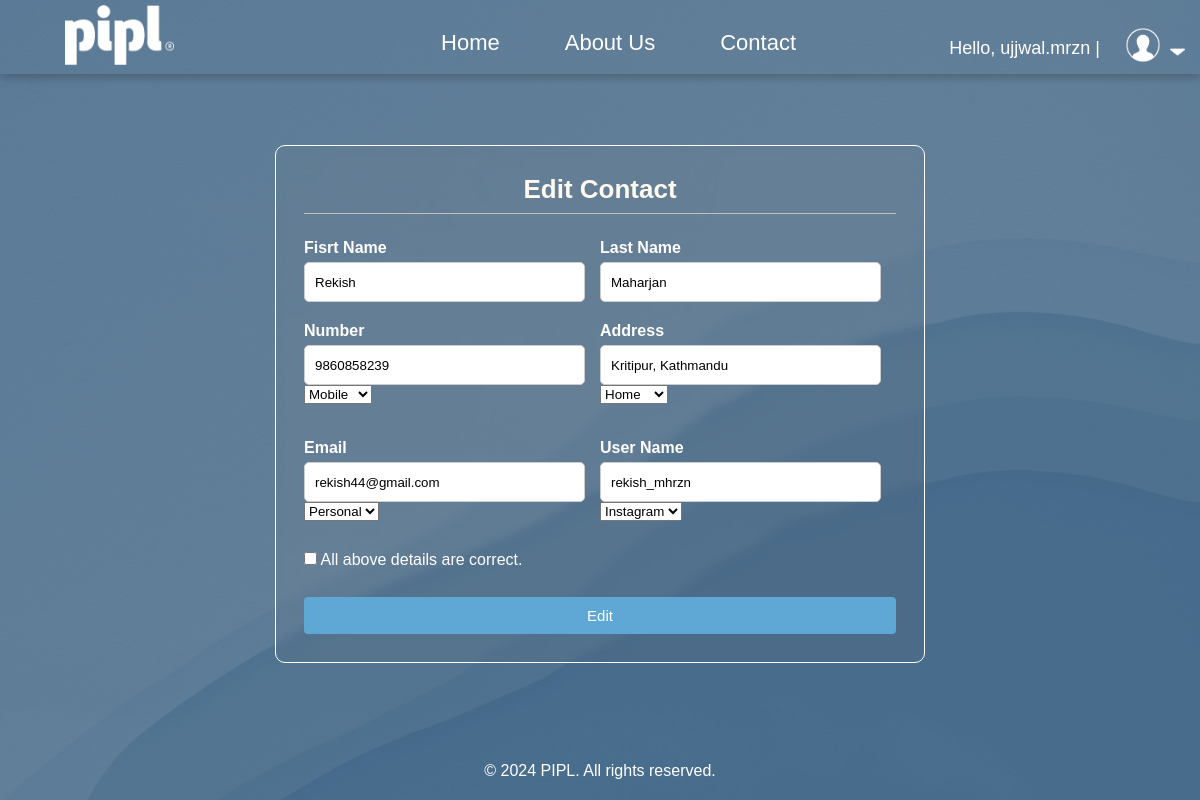
The page /edit/200 (signed in) on the database its author committed.
### accounts/models.py (models this page shows, shortened)
class Person(models.Model):
    id = models.AutoField(primary_key=True)
    first_name = models.CharField(max_length=20 , null=True)
    last_name = models.CharField(max_length=15 , null=True)
    phone = models.ForeignKey(Phone, null=True , on_delete= models.SET_NULL)
    address = models.ForeignKey(Address, null=True , on_delete= models.SET_NULL)
    email = models.ForeignKey(Email, null=True , on_delete= models.SET_NULL)
    media = models.ForeignKey(SocialMedia, null=True , on_delete= models.SET_NULL)

class Phone(models.Model):
    TYPE = (
        ('Home' , 'Home'),
        ('Mobile' , 'Mobile'),
        ('Office' , 'Office'),
        ('College' , 'College'),
    )
    Number = models.IntegerField( null=True )
    Number_type = models.CharField(max_length=200 , null=True , choices=TYPE )

class Address(models.Model):
    TYPE = (
        ('Home' , 'Home'),
        ('Office' , 'Office'),
        ('College' , 'College')
    )
    Address = models.CharField(max_length=200 , null=True)
    Address_type= models.CharField(max_length=200 , null=True , choices=TYPE )

class Email(models.Model):
    TYPE = (
        ('Home' , 'Home'),
        ('Personal' , 'Personal'),
        ('Office' , 'Office'),
        ('College' , 'College')
    )
    email = models.CharField(max_length=200 , null=True)
    email_type = models.CharField(max_length=200 , null=True , choices=TYPE )

class SocialMedia(models.Model):
    APP = (
        ('Facebook' , 'Facebook'),
        ('Instagram' , 'Instagram'),
        ('Twitter' , 'Twitter'),
        ('Linkdin' , 'Linkdlin'),
        ('Snapchat' , 'Snapchat'),
        ('WeChat' , 'WeChat'),
        ('Discord' , 'Discord'),
    )
    User_Name = models.CharField(max_length=200 , null=True)
    Linked_App = models.CharField(max_length=200 , null=True , choices=APP )

### accounts/decorators.py (the view)
        def wrapper_func(request, *args, **kwargs):
            group = None
            if request.user.groups.exists():
                group = request.user.groups.all()[0].name
            if group in allowed_roles:
                return view_func(request, *args, **kwargs)
            else:
                return HttpResponse('You are not authorized to view this page')

### PhoneBook/context_processors.py (called while the page is built)
def current_year(request):
    return {
        'current_year': datetime.now().year
    }

### accounts/views.py (called while the page is built, shortened)
@login_required(login_url='login')
@allowed_users(allowed_roles=['admin'])
def edit(request,pk):
    detail=Person.objects.get(id=pk)
    return render(request,'accounts/edit.html',{'detail': detail})

### accounts/templates/accounts/edit.html (shortened to what this page needs)
<!DOCTYPE html>
<html lang="en">
<head>
  <link rel="stylesheet" href="/static/css/edit.css">
</head>
<body>
<nav class="navbar-container">
  <div class="logo">
      <a href="/home">
          <img src="/static/pip.png" alt="Logo">
      </a>
  </div>
  <div class="nav-content">
      <a href="/home">Home</a>
      <a href="/about">About Us</a>
      <a href="/contact">Contact</a>
  </div>
  <div class="logout-container">
      <span class="hello-msg">Hello, {{request.user}} |</span>
  </div>
  <div class="user-container" onclick="toggleMenu()">
      <img src="/static/pppp.png" class="user-pic" alt="User Picture">
      <img src="/static/dropdown.png" class="dropdown-arrow" alt="Dropdown Arrow">
  </div>
</nav>
<div class="box">
<div class="cointainer">
    <form action="" method="post">
      <h2>Edit Contact</h2>
      <div class="content">
        <div class="input-box">
          <label for="firstname">Fisrt Name</label>
          <input type="text" value="{{detail.first_name}}"  id="fname" name="fname" required>
        </div>
        <div class="input-box">
          <label for="lastname">Last Name</label>
          <input type="text" value="{{detail.last_name}}" id="lname" name="lname" required>
        </div>
        <div class="input-box">
          <label for="number">Number</label>
          <input type="tel" value="{{detail.phone.Number}}" id="number" name="number" required>
          <div class="input-box">
            <div class="select-box">
            <select id="Number_type" id="ntype" name="ntype" required>
              <option>{{detail.phone.Number_type}}</option>
            </select>
            </div>
            </div>
        </div>
        <div class="input-box">
          <label for="address">Address</label>
          <input type="text" value="{{detail.address.Address}}" id="address" name="address" required>
          <div class="input-box">
          <div class="select-box">
            <select id="atype"  name="atype" required>
              <option>{{detail.address.Address_type}}</option>
            </select>
            </div>
          </div>
        </div>
        <div class="input-box">
          <label for="email">Email</label>
          <input type="email"  class="no-capitalize" value="{{detail.email.email}}"  id="emai"  name="email">
          <div class="input-box">
            <div class="select-box">
            <select id="etype" name="etype">
              <option>{{detail.email.email_type}}</option>
            </select>
            </div>
            </div>
        </div>
        <div class="input-box">
          <label for="username">User Name</label>
          <input type="username" class="no-capitalize" value="{{detail.media.User_Name}}"  id="uname" name="uname" >
        <div class="input-box">
        <div class="select-box">
        <select id="mtype" name="mtype">
          <option>{{detail.media.Linked_App}}</option>
        </select>
        </div>
      </div>
    </div>
        <div class="form-check">
          <input class="form-check-input" type="checkbox" value="" id="invalidCheck2" required>
          <label class="form-check-label" for="invalidCheck2">
            All above details are correct.
          </label>
          </div>
          </div>
      <div class="button-container">
      <form action="" method="post" style="display: inline;">
        <button type="submit" name="button">Edit</button>
      </form>
    </div>
    </form>
  </div>
  </div>
<footer>
  <div class="footer-content">
      <p>&copy; {{ current_year }} PIPL. All rights reserved.</p>
  </div>
</footer>
</body>
</html>

### accounts/static/css/edit.css (style rules this page uses)
* { margin: 0; padding: 0; box-sizing: border-box; font-family: 'Poppins', sans-serif; }
body { width: 100vw; height: 100vh; margin: 0; padding: 0; background-image: url("/static/b.jpg"); background-position: center; background-size: cover; }
nav { color: #fff; display: flex; justify-content: space-between; align-items: center; padding: 5px 15px; width: 100%; position: relative; background-color: transparent; box-shadow: 0 4px 8px rgba(0, 0, 0, 0.2); }
.logo img { height: 60px; width: auto; padding-left: 50px; }
.nav-content { display: flex; justify-content: center; flex-grow: 1; padding-right: 120px; margin-top: 12px; }
.nav-content a { display: inline-block; position: relative; font-size: 22px; color: #fff; font-weight: 500; text-decoration: none; margin-left: 65px; }
.nav-content a::before { content: ''; position: absolute; top: 100%; left: 0; width: 0%; height: 2px; background: #fff; transition: .3s; }
.logout-container { position: absolute; top: 38px; right: 5px; color: aliceblue; }
.hello-msg { font-size: 18px; color: #fff; margin-right: 95px; }
.user-container { position: relative; display: flex; align-items: center; top: 8px; }
.dropdown-arrow { width: 15px; height: 12px; cursor: pointer; margin-left: 1px; margin-top: 14px; }
.user-pic { width: 50px; height: 50px; margin-right: 1px; cursor: pointer; }
footer { background-color: transparent; color: white; text-align: center; min-height: 30px; position: fixed; bottom: 0; width: 100%; display: flex; justify-content: center; align-items: center; padding: 20px 0; }
.footer-content { max-width: 1200px; margin: 0 auto; }
.footer-content p { margin: 0; }
.box { display: flex; justify-content: center; align-items: center; height: 600px; }
.cointainer { max-width: 650px; padding: 28px; border-radius: 10px; overflow: hidden; background: transparent; border: 1px solid white; margin-top: 60px; backdrop-filter: blur(5px) saturate(90%); }
h2 { font-size: 26px; font-weight: bold; text-align: center; color: floralwhite; padding-bottom: 8px; border-bottom: 1px solid silver; }
.content { display: flex; flex-wrap: wrap; justify-content: space-between; padding: 20px 0; }
.input-box { display: flex; flex-wrap: wrap; width: 50%; padding-bottom: 15px; }
.input-box input { height: 40px; width: 95%; padding: 0 10px; border-radius: 5px; border: 1px solid #ccc; text-transform: capitalize; }
.input-box input.no-capitalize { text-transform: none; }
.input-box label { width : 95% ; margin: 5px 0; color:#ffffff; font-weight: bold; }
.input-box label, .media-title { width: 100%; margin: 5px 0; color: #ffffff; font-weight: bold; }
.form-check label { color: #ffffff; }
.button-container button { width: 100%; margin-top: 8px; background-color: #5fa7d5; font-size: 15px; color: white; padding: 8px 12px; border: 2px solid #5fa7d5; border-radius: 4px; cursor: pointer; transition: background-color 0.3s, color 0.3s; }

### rows shown on the page
Person: fname "Rekish", lname "Maharjan", number "9860858239", ntype "Mobile", address "Kritipur, Kathmandu", atype "Home", email "rekish44@gmail.com", etype "Personal", uname "rekish_mhrzn", mtype "Instagram"

### other values the page prints
{{ request.user }} "ujjwal.mrzn"
